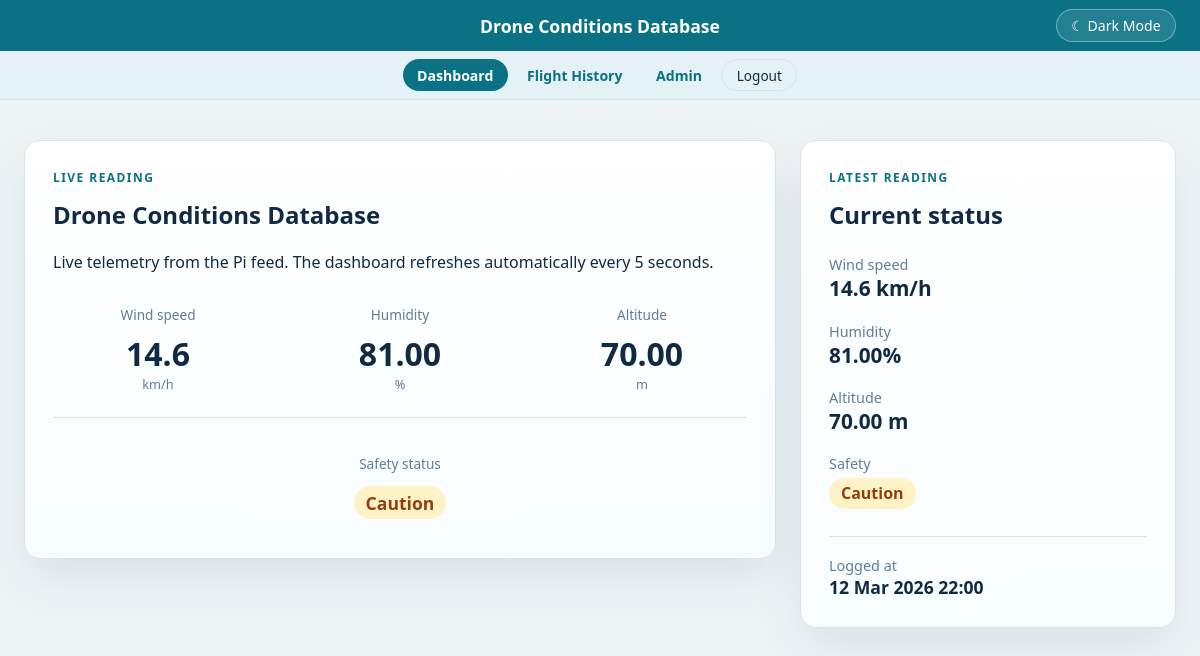
Before: / (signed in) with the older database file.
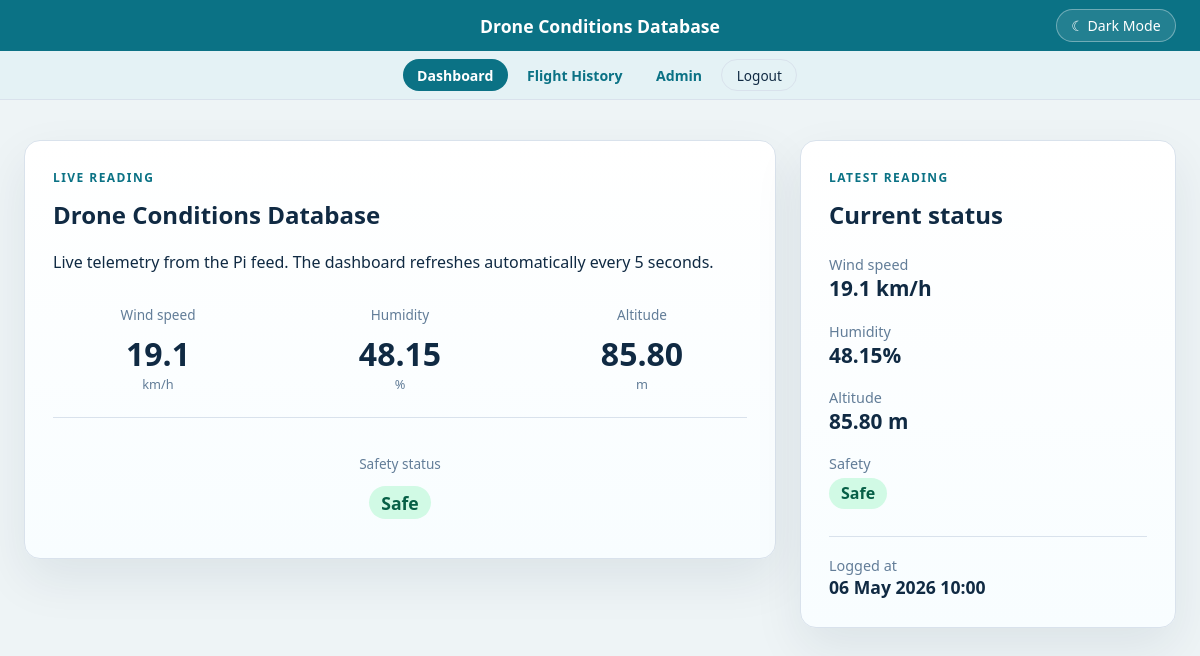
After: the same page with the newer database file.
### flight_monitoring/models.py (models this page shows, shortened)
class FlightData(models.Model):
	SAFE = "Safe"
	CAUTION = "Caution"
	DANGEROUS = "Dangerous"
	SAFETY_STATUS_CHOICES = [
		(SAFE, "Safe"),
		(CAUTION, "Caution"),
		(DANGEROUS, "Dangerous"),
	]
	wind_speed = models.DecimalField(max_digits=5, decimal_places=2)
	humidity = models.DecimalField(max_digits=5, decimal_places=2)
	altitude = models.DecimalField(max_digits=7, decimal_places=2)
	timestamp = models.DateTimeField(default=timezone.now, db_index=True)
	safety_rating = models.CharField(
		max_length=10,
		choices=SAFETY_STATUS_CHOICES,
		default=SAFE,
		editable=False,
	)
	class Meta:
		ordering = ["-timestamp"]

### flight_monitoring/views.py (the view)
# urls.py: path("", dashboard, name="dashboard"),
@login_required
def dashboard(request):
	if request.method == "POST":
		form = FlightDataForm(request.POST)
		if form.is_valid():
			form.save()
			return redirect("flight_monitoring:dashboard")
	else:
		form = FlightDataForm()
	latest_reading = FlightData.objects.first()
	if latest_reading:
		latest_reading.wind_speed_kmh = wind_speed_to_kmh(latest_reading.wind_speed)
	return render(
		request,
		"flight_monitoring/home.html",
		{
			"form": form,
			"latest_reading": latest_reading,
		},
	)

### flight_monitoring/utils.py (called while the page is built)
def wind_speed_to_kmh(wind_speed):
	return round(float(wind_speed) * 3.6, 1)

### flight_monitoring/templates/flight_monitoring/home.html (shortened to what the changed rows need)
{% load static %}
<!DOCTYPE html>
<html lang="en" data-theme="">
<head>
    <link rel="stylesheet" href="{% static 'css/home.css' %}?v=3">
</head>
<body>
    <main>
        <section class="hero">
            <div>
                <div class="panel">
                <h1>Drone Conditions Database</h1>
                <div style="display:grid;grid-template-rows:1fr auto 1fr;gap:0;margin-top:2rem;height:100%;">
                    <div style="display:grid;grid-template-columns:repeat(3,1fr);gap:2rem;align-items:center;">
                        <div style="text-align:center;">
                            <div style="color:var(--muted);font-size:0.85rem;margin-bottom:0.5rem;">Wind speed</div>
                            <div style="font-size:2rem;font-weight:700;" id="liveWindSpeed">{% if latest_reading %}{{ latest_reading.wind_speed_kmh|floatformat:1 }}{% else %}--{% endif %}</div>
                            <div style="color:var(--muted);font-size:0.8rem;">km/h</div>
                        </div>
                        <div style="text-align:center;">
                            <div style="color:var(--muted);font-size:0.85rem;margin-bottom:0.5rem;">Humidity</div>
                            <div style="font-size:2rem;font-weight:700;" id="liveHumidity">{% if latest_reading %}{{ latest_reading.humidity }}{% else %}--{% endif %}</div>
                            <div style="color:var(--muted);font-size:0.8rem;">%</div>
                        </div>
                        <div style="text-align:center;">
                            <div style="color:var(--muted);font-size:0.85rem;margin-bottom:0.5rem;">Altitude</div>
                            <div style="font-size:2rem;font-weight:700;" id="liveAltitude">{% if latest_reading %}{{ latest_reading.altitude }}{% else %}--{% endif %}</div>
                            <div style="color:var(--muted);font-size:0.8rem;">m</div>
                        </div>
                    </div>
                    <div style="display:flex;align-items:center;justify-content:center;">
                        <div style="text-align:center;">
                            <div style="color:var(--muted);font-size:0.85rem;margin-bottom:0.5rem;">Safety status</div>
                            <div id="liveSafetyStatus" class="badge {% if latest_reading and latest_reading.safety_rating == 'Safe' %}badge--safe{% elif latest_reading and latest_reading.safety_rating == 'Caution' %}badge--caution{% elif latest_reading %}badge--dangerous{% endif %}" style="font-size:1.1rem;">{% if latest_reading %}{{ latest_reading.safety_rating }}{% else %}--{% endif %}</div>
                        </div>
                    </div>
                </div>
            </div>
            </div>
            <div class="panel">
                <h2>Current status</h2>
                <div style="display:grid;gap:1.2rem;margin-top:1.5rem;">
                    <div>
                        <div style="color:var(--muted);font-size:0.9rem;">Wind speed</div>
                        <div style="font-size:1.3rem;font-weight:700;" id="sideWindSpeed">{% if latest_reading %}{{ latest_reading.wind_speed_kmh|floatformat:1 }} km/h{% else %}--{% endif %}</div>
                    </div>
                    <div>
                        <div style="color:var(--muted);font-size:0.9rem;">Humidity</div>
                        <div style="font-size:1.3rem;font-weight:700;" id="sideHumidity">{% if latest_reading %}{{ latest_reading.humidity }}%{% else %}--{% endif %}</div>
                    </div>
                    <div>
                        <div style="color:var(--muted);font-size:0.9rem;">Altitude</div>
                        <div style="font-size:1.3rem;font-weight:700;" id="sideAltitude">{% if latest_reading %}{{ latest_reading.altitude }} m{% else %}--{% endif %}</div>
                    </div>
                    <div>
                        <div style="color:var(--muted);font-size:0.9rem;">Safety</div>
                        <div id="sideSafetyStatus" class="badge {% if latest_reading and latest_reading.safety_rating == 'Safe' %}badge--safe{% elif latest_reading and latest_reading.safety_rating == 'Caution' %}badge--caution{% elif latest_reading %}badge--dangerous{% endif %}" style="margin-top:0.3rem;">{% if latest_reading %}{{ latest_reading.safety_rating }}{% else %}--{% endif %}</div>
                    </div>
                    <div style="border-top:1px solid var(--border);padding-top:1.2rem;margin-top:0.5rem;">
                        <div style="color:var(--muted);font-size:0.9rem;">Logged at</div>
                        <div style="font-size:1.1rem;font-weight:600;" id="sideTimestamp">{% if latest_reading %}{{ latest_reading.timestamp|date:"d M Y H:i" }}{% else %}--{% endif %}</div>
                    </div>
                </div>
            </div>
        </section>
    </main>
</body>
</html>

Changed rows visible on the page:
removed FlightData: wind_speed_kmh "14.6", humidity "81.00", altitude "70.00", safety_rating "Caution", timestamp "12 Mar 2026 22:00"
added FlightData: wind_speed_kmh "19.1", humidity "48.15", altitude "85.80", safety_rating "Safe", timestamp "06 May 2026 10:00"
